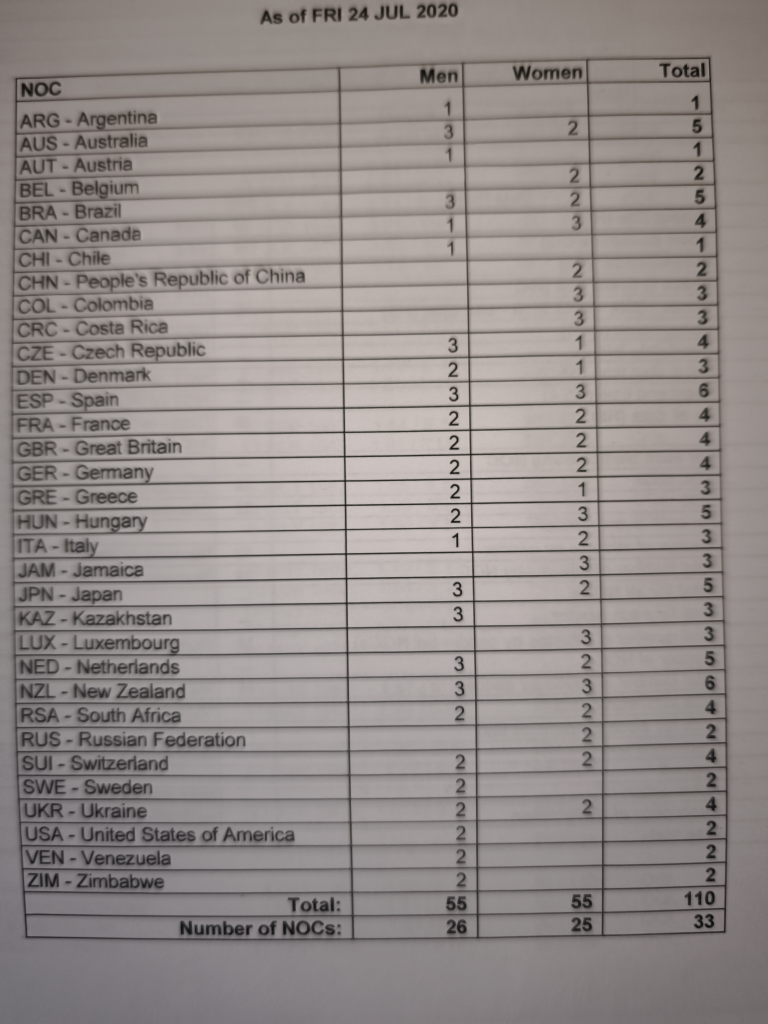
#> input picture data/original/IMG_20251106_112223.jpg, 3072 x 4096 px (shown at 1/4 size)
$ python -i preprocessing.py   (imports and definitions only)
#> lines starting #> are read from the running program, lines starting #| are printed output that depends on the picture; after the words box and inside, x2 and y2 are one past the last pixel; in counts of white or black regions, pixels touching at a corner belong together
#> further down, picture is the input picture: shape (4096, 3072, 3); mean B, G, R 137.3, 139.5, 146.5
from pathlib import Path

import cv2


def load_image(image_path: str | Path):
    #Cargamos una imagen utilizando OpenCV.
    image = cv2.imread(str(image_path))
    if image is None:
        raise FileNotFoundError(f"No se pudo cargar la imagen: {image_path}")
    return image


def preprocess_image(image):
    ## Aplica diferentes técnicas de preprocesamiento:
    #1. Escala de grises.
    #2. Reescalado si la imagen es pequeña.
    #3. Mejora del contraste.
    # 4. Eliminación de ruido.
    #5. Umbralización mediante Otsu.


    # 1. Convertir a escala de grises
    gray = cv2.cvtColor(image, cv2.COLOR_BGR2GRAY)

    # 2. Aumentar resolución si la imagen es pequeña
    if max(gray.shape) < 1800:
        gray = cv2.resize(gray, None, fx=1.5, fy=1.5, interpolation=cv2.INTER_CUBIC)

    # 3. Mejorar el contraste
    clahe = cv2.createCLAHE( clipLimit=2.0, tileGridSize=(8, 8))
    enhanced = clahe.apply(gray)
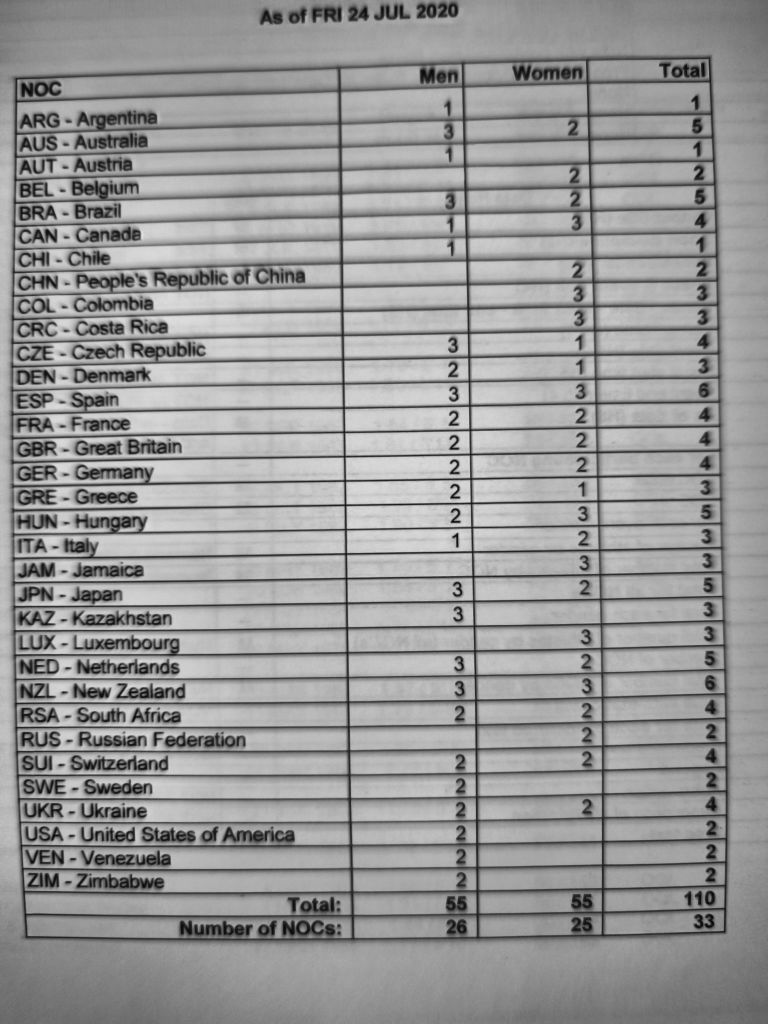
#> enhanced: shape (4096, 3072) (shown at 1/4 size); min 7, max 228, mean 151.7

    # 4. Reducir ruido
    denoised = cv2.medianBlur(enhanced, 3)

    # 5. Aplicar umbralización Otsu
    _, processed = cv2.threshold(denoised, 0, 255,cv2.THRESH_BINARY + cv2.THRESH_OTSU)
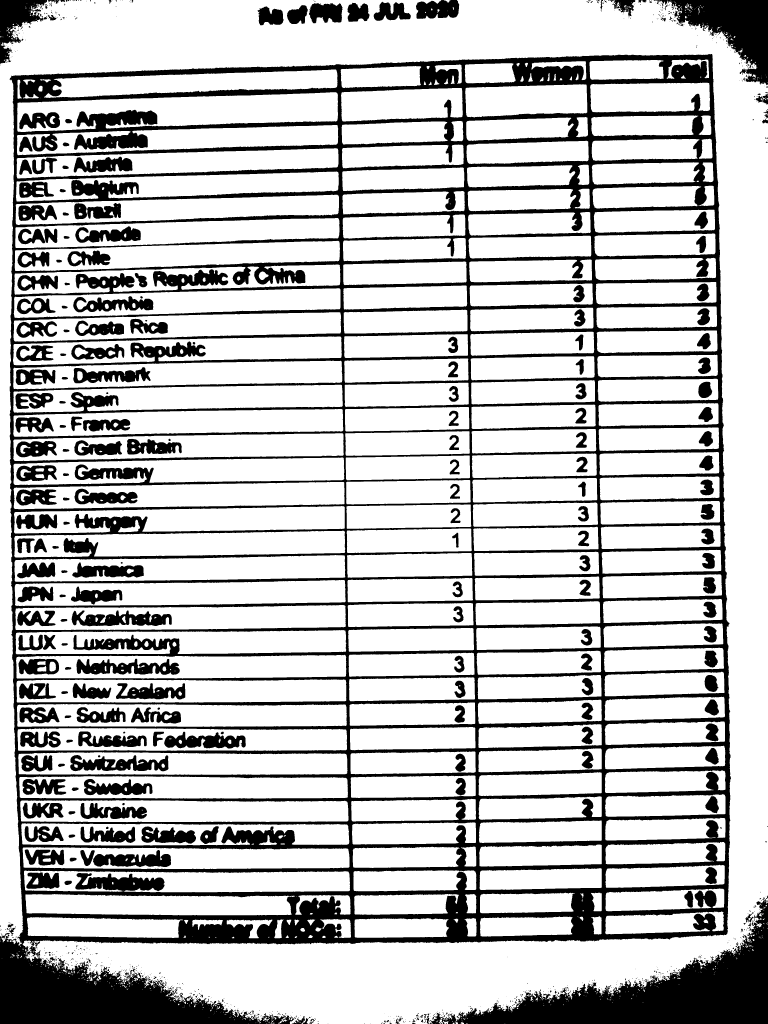
#> processed: shape (4096, 3072) (shown at 1/4 size); 76% white; 1079 black regions (741 under 20 px), largest, box (x1, y1, x2, y2) and area: (0, 216, 2924, 4096) 2050805, (1720, 3597, 3072, 4096) 212287, (2615, 0, 3072, 341) 65665

    return processed


def save_processed_image(image, original_path, output_dir):

    #Guarda la imagen procesada en formato PNG.
    output_dir = Path(output_dir)
    output_dir.mkdir(parents=True, exist_ok=True)

    original_name = Path(original_path).stem
    output_path = output_dir / f"{original_name}_procesada.png"

    success = cv2.imwrite(str(output_path), image)

    if not success:
        raise RuntimeError(f"No se pudo guardar la imagen: {output_path}")
    return output_path

>>> import cv2
>>> picture = cv2.imread('../data/original/IMG_20251106_112223.jpg')
>>> result = preprocess_image(picture)

$ run again, on data/original/IMG_20251106_112226.jpg
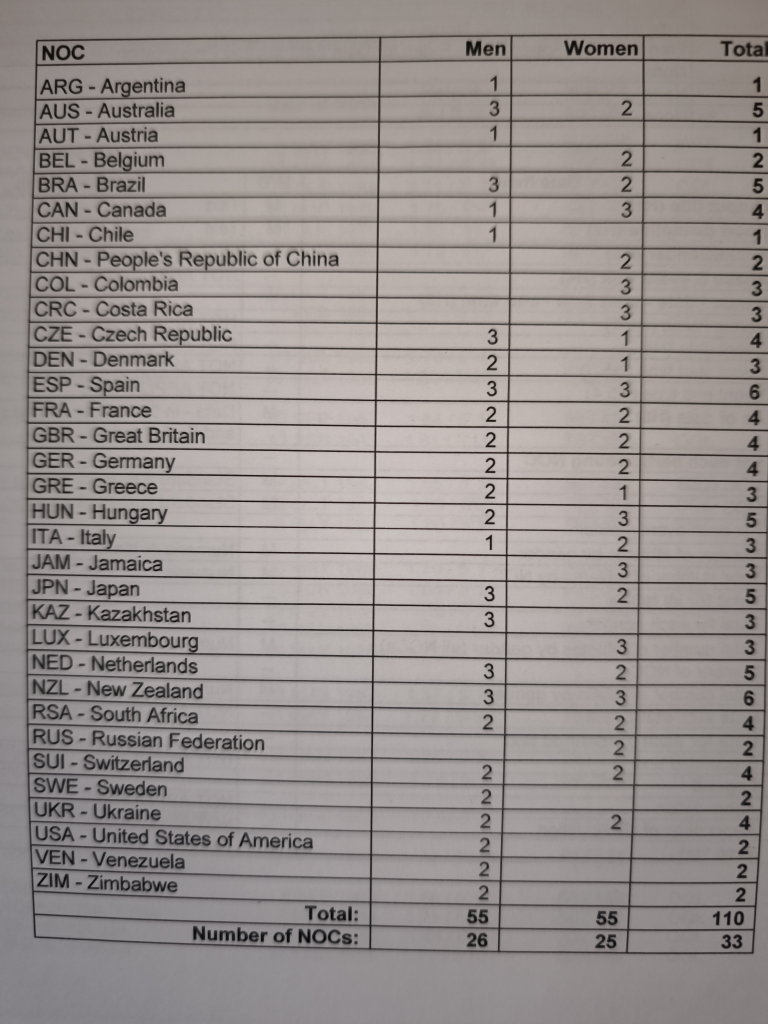
#> input picture data/original/IMG_20251106_112226.jpg, 3072 x 4096 px (shown at 1/4 size)
#> picture is the input picture: shape (4096, 3072, 3); mean B, G, R 141.1, 143.3, 150
#> in preprocess_image, `enhanced = clahe.apply(gray)`:
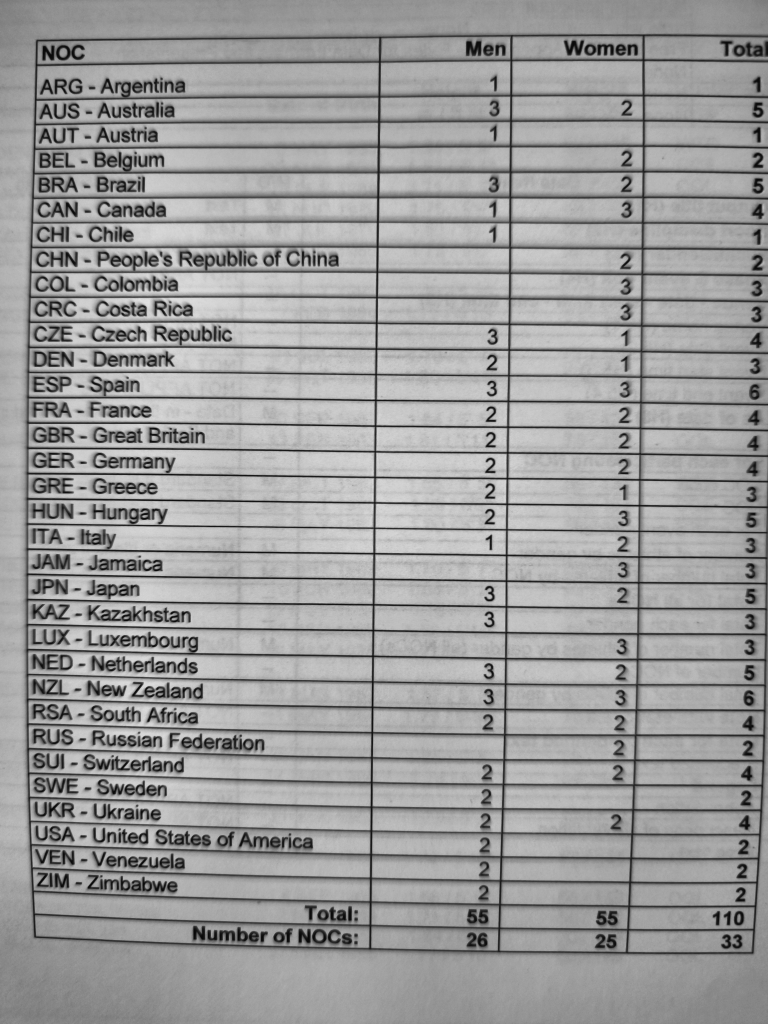
#> enhanced: shape (4096, 3072) (shown at 1/4 size); min 5, max 229, mean 155.5
#> in preprocess_image, `_, processed = cv2.threshold(denoised, 0, 255,cv2.THRESH_BINARY + cv2...`:
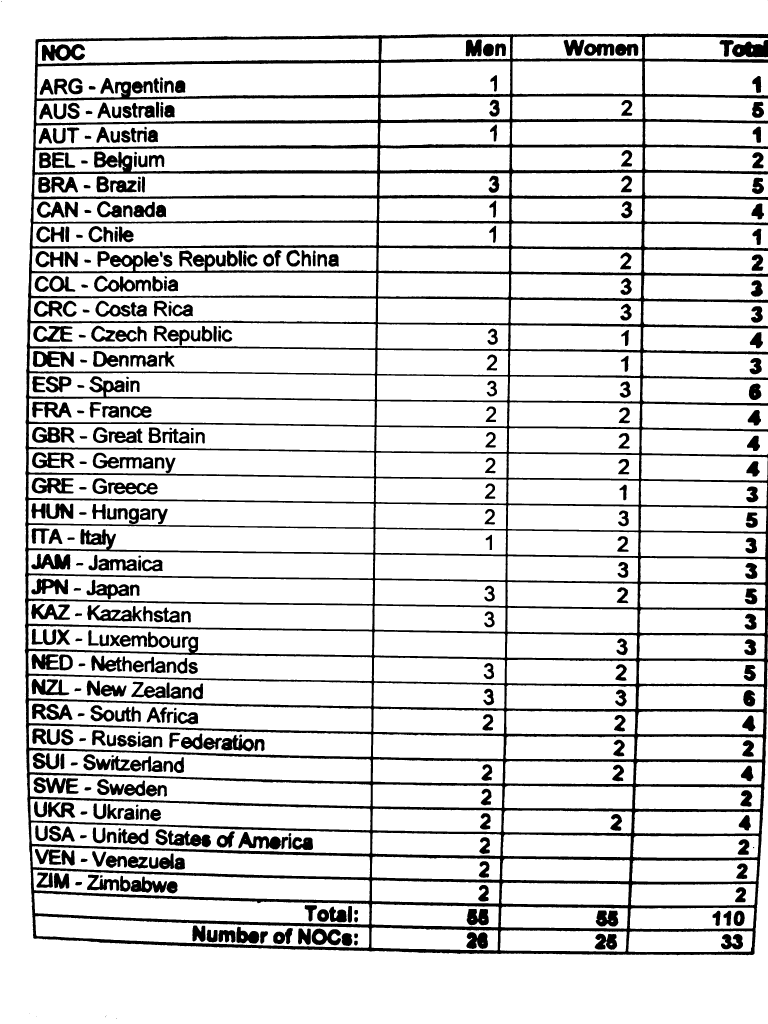
#> processed: shape (4096, 3072) (shown at 1/4 size); 84.6% white; 444 black regions (8 under 20 px), largest, box (x1, y1, x2, y2) and area: (99, 134, 3072, 3821) 1165656, (167, 176, 340, 244) 7270, (2928, 160, 3072, 229) 7046

$ run again, on data/original/IMG_20251106_112236.jpg
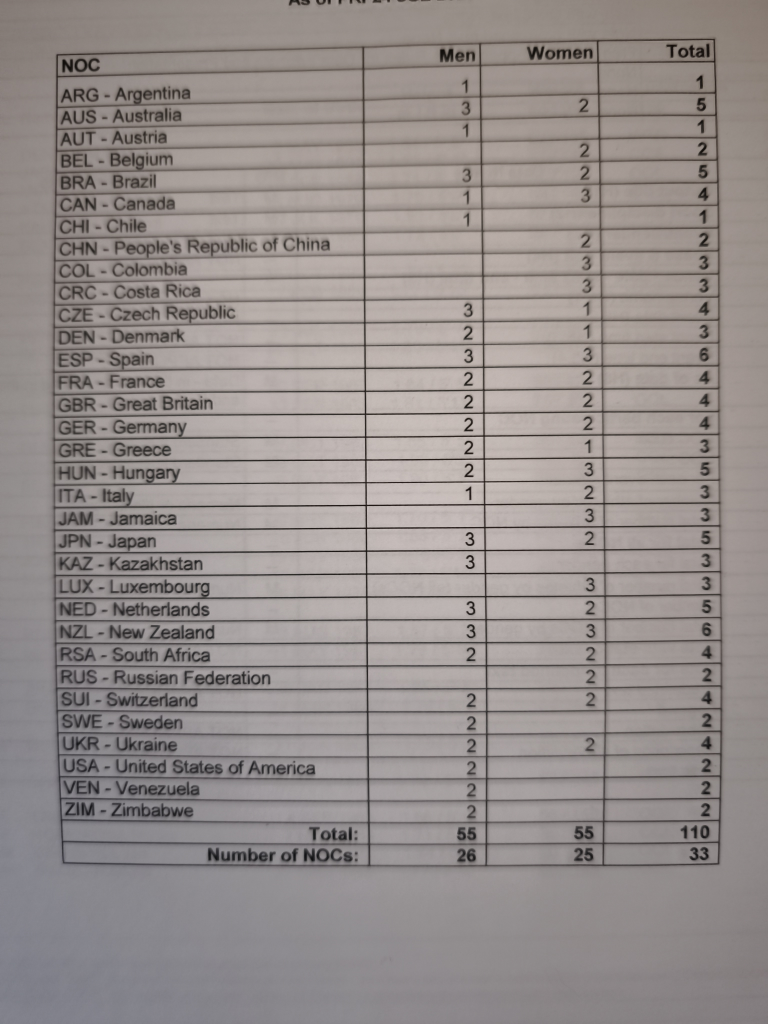
#> input picture data/original/IMG_20251106_112236.jpg, 3072 x 4096 px (shown at 1/4 size)
#> picture is the input picture: shape (4096, 3072, 3); mean B, G, R 139.9, 141.7, 148.8
#> in preprocess_image, `enhanced = clahe.apply(gray)`:
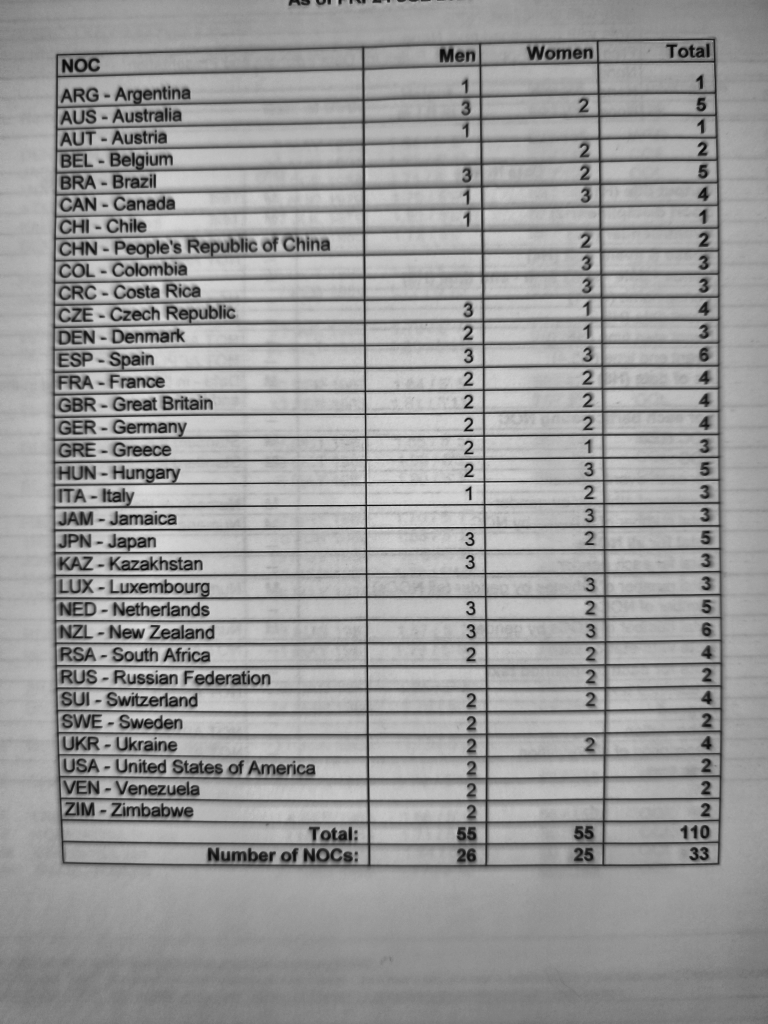
#> enhanced: shape (4096, 3072) (shown at 1/4 size); min 8, max 223, mean 153.1
#> in preprocess_image, `_, processed = cv2.threshold(denoised, 0, 255,cv2.THRESH_BINARY + cv2...`:
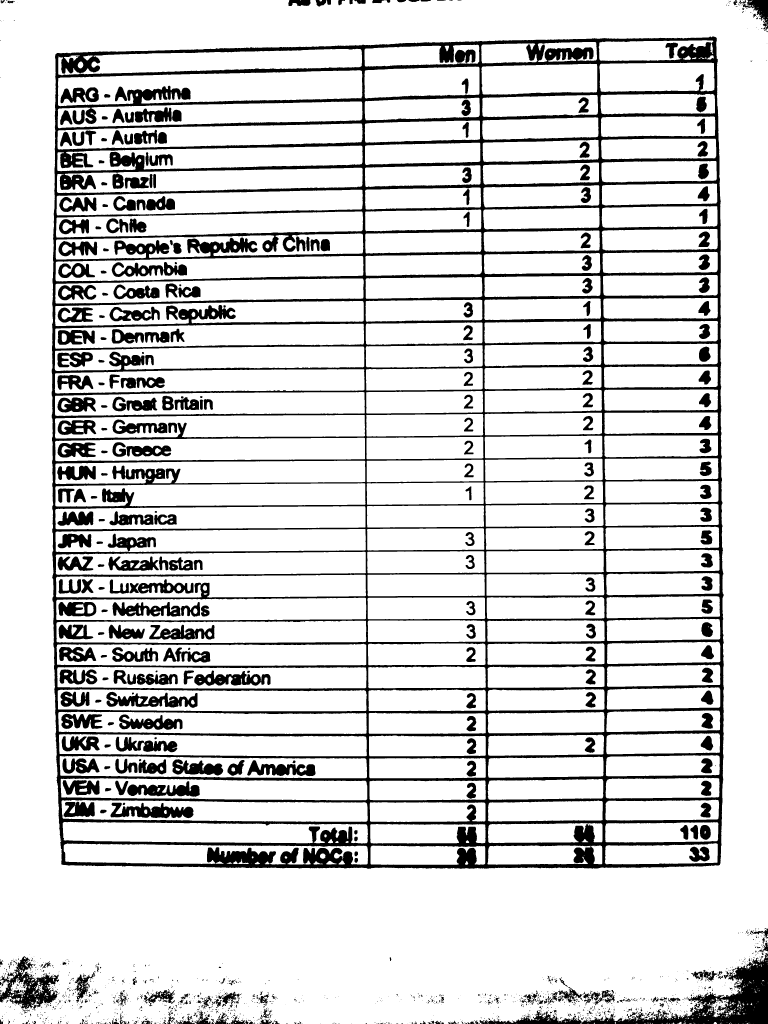
#> processed: shape (4096, 3072) (shown at 1/4 size); 84.3% white; 1847 black regions (1270 under 20 px), largest, box (x1, y1, x2, y2) and area: (206, 146, 2896, 3475) 1234751, (1918, 3811, 3072, 4096) 63164, (0, 3825, 236, 4040) 19987
